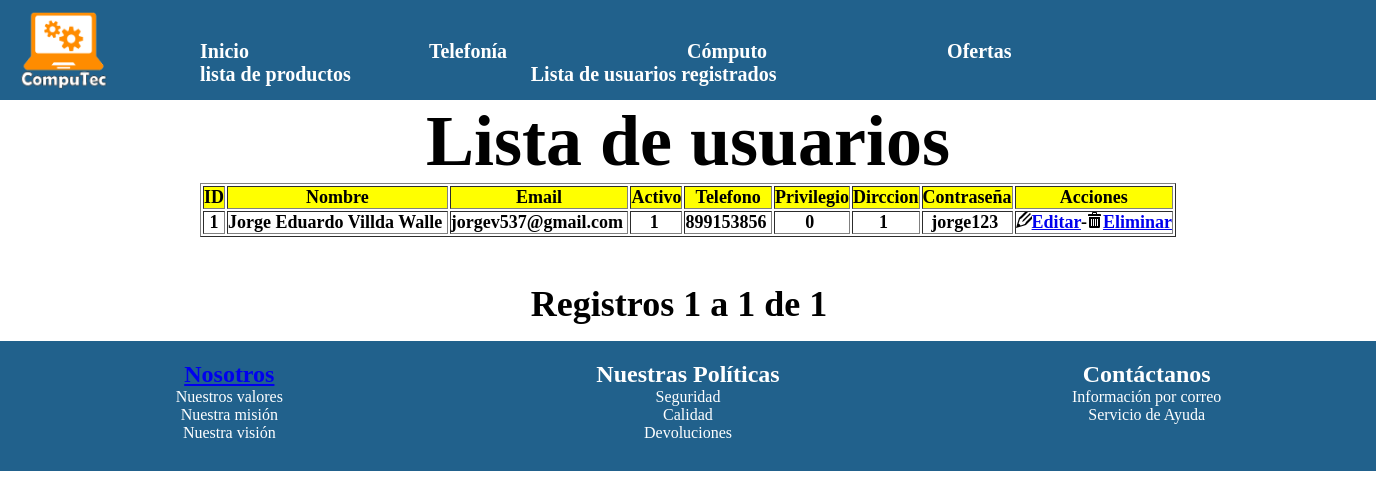
The page /admin/usuarios_lista.php on the database its author committed.
### tables this page shows
CREATE TABLE IF NOT EXISTS `tblusuario` (
  `idUsuario` int(11) NOT NULL AUTO_INCREMENT,
  `strNombre` varchar(50) NOT NULL,
  `strEmail` varchar(60) NOT NULL,
  `intActivo` int(11) NOT NULL,
  `intTelefono` int(11) NOT NULL,
  `intPrivilegio` int(11) NOT NULL,
  `strDirccion` varchar(70) NOT NULL,
  `strContrasena` varchar(70) NOT NULL,
  PRIMARY KEY (`idUsuario`)
);

### admin/usuarios_lista.php (the view, shortened to what this page needs)
<?php require_once('../conexion/conexionbd.php'); ?>
<?php
$maxRows_datosusuario = 10;
$pageNum_datosusuario = 0;
$startRow_datosusuario = $pageNum_datosusuario * $maxRows_datosusuario;
mysqli_select_db($conexionbd,$database_conexionbd);
$query_datosusuario = "SELECT * FROM tblusuario";
$query_limit_datosusuario = sprintf("%s LIMIT %d, %d", $query_datosusuario, $startRow_datosusuario, $maxRows_datosusuario);
$datosusuario = mysqli_query($conexionbd,$query_limit_datosusuario) or die(mysqli_error());
$row_datosusuario = mysqli_fetch_assoc($datosusuario);
if (isset($_GET['totalRows_datosusuario'])) {
  $totalRows_datosusuario = $_GET['totalRows_datosusuario'];
} else {
  $all_datosusuario = mysqli_query($conexionbd,$query_datosusuario);
  $totalRows_datosusuario = mysqli_num_rows($all_datosusuario);
}
?>
<!doctype html>
<html>
<head>
<link rel="stylesheet" type="text/css" href="../estilos/estilos.css" />
  <link rel="stylesheet" type="text/css" href="../estilos/slider_style.css">
</head>
<body id="cuerpo">
	<div id="principal">
		<div id="cabecera">
			<div id="logo"><img src="../imagenes/compuTec.png" width="90" height="80" alt="logoCompuTec" /></div>
				<div id="menuHorizontal">
					<ul class="menuH">
						<li class="menuH"><a href="index_admi.php">Inicio</a></li>
						<li class="menuH"><a href="#">Telefonía</a></li>
						<li class="menuH"><a href="#">Cómputo</a></li>
						<li class="menuH"><a href="#">Ofertas</a></li>
						<li class="menuH"><a href="listaproducto.php">lista de productos</a></li>
						<li class="menuH"><a href="usuarios_lista.php">Lista de usuarios registrados</a></li>
					</ul>
				</div>
		</div>
  		<div id="contenido">
			<div align="center">
      <h1>Lista de usuarios</h1>
      <p>
      <table border="1" align="center">
        <tr >
          <td bgcolor="#FFFF00">ID</td>
          <td bgcolor="#FFFF00">Nombre</td>
          <td bgcolor="#FFFF00">Email</td>
          <td bgcolor="#FFFF00">Activo</td>
          <td bgcolor="#FFFF00">Telefono</td>
          <td bgcolor="#FFFF00">Privilegio</td>
          <td bgcolor="#FFFF00">Dirccion</td>
          <td bgcolor="#FFFF00">Contraseña</td>
          <td bgcolor="#FFFF00">Acciones</td>
        </tr>
        <?php do { ?>
          <tr class="brillo">
            <td><?php echo $row_datosusuario['idUsuario']; ?><a href="datosusuario.php?recordID=<?php echo $row_datosusuario['idUsuario']; ?>"></a></td>
            <td><?php echo $row_datosusuario['strNombre']; ?>&nbsp; </td>
            <td><?php echo $row_datosusuario['strEmail']; ?>&nbsp; </td>
            <td><?php echo $row_datosusuario['intActivo']; ?>&nbsp; </td>
            <td><?php echo $row_datosusuario['intTelefono']; ?>&nbsp; </td>
            <td><?php echo $row_datosusuario['intPrivilegio']; ?>&nbsp; </td>
            <td><?php echo $row_datosusuario['strDirccion']; ?>&nbsp; </td>
            <td><?php echo $row_datosusuario['strContrasena']; ?>&nbsp; </td>
             <td><img src="../imagenes/pencil2.png" width="16" height="16" /><a href="usuarios_edit.php?recordID=<?php echo $row_datosusuario['idUsuario']; ?>">Editar</a>-<img src="../imagenes/bin.png" width="16" height="16" /><a href="usuarios_delete.php?recordID=<?php echo $row_datosusuario['idUsuario']; ?>">Eliminar</a></td>
          </tr>
          <?php } while ($row_datosusuario = mysqli_fetch_assoc($datosusuario)); ?>
      </table>
      <br />
      <table border="0">
      </table>
Registros <?php echo ($startRow_datosusuario + 1) ?> a <?php echo min($startRow_datosusuario + $maxRows_datosusuario, $totalRows_datosusuario) ?> de <?php echo $totalRows_datosusuario ?> &nbsp; <br />
    </div>
		</div><br>
		<div id="pie" >
			<div align="center" class="pieorden">
				<div class="pie1">
				<a href="nosotrosA.php"><h2>Nosotros</h2></a>
					<p>Nuestros valores</p>
					<p>Nuestra misión</p>
					<p>Nuestra visión</p>
				</div>
				<div class="pie1"><h2>Nuestras Políticas</h2>
					<p>Seguridad </p>
					<p>Calidad </p>
					<p>Devoluciones</p>
				</div>
				<div class="pie1"><h2>Contáctanos</h2>
					<p>Información por correo</p>
					<p>Servicio de Ayuda</p>
				</div>
			</div>
		</div>
	</div>
</body>
</html>

### estilos/estilos.css (style rules this page uses)
* { margin: 0px; padding: 0px; }
#cuerpo { background-color: white; }
#principal { background-color: white; width: auto; height: auto; clip: rect(auto,auto,auto,auto); margin-right: auto; margin-left: auto; padding-right: auto; padding-left: auto; font-size: 14px; }
#principal #pie { height: 130px; width: auto; background-color: #21618C; }
#principal #cabecera { background-color: #21618C; height: 100px; width: auto; }
#principal #cabecera #logo { padding-left: 20px; padding-top: 10px; float: left; }
.menuH li a { font-size: 20px; font-weight: bold; color: #FFF; text-decoration: none; }
ul.menuH { margin: 0; padding-top: 40px; }
ul.menuH li { display: block; float: left; padding: 0 90px; }
#principal #contenido { background-color: white; height: auto; width: 1366px; clip: rect(auto,auto,auto,auto); margin-right: auto; margin-left: auto; padding-right: auto; padding-left: auto; text-align: center; }
#principal #contenido div { font-size: 36px; color: #000; font-weight: bold; }
#principal #contenido { font-size: 16px; text-align: left; }
#principal #contenido table { font-size: 18px; text-align: center; color: #000; }
#principal #contenido p { font-weight: bold; font-size: 16px; text-align: center; }
.pie1 { font-size: 16px; color: #FFF; width: 390px; float: center; margin: 10px; padding: 10px; }
.pieorden { display: flex; justify-content: space-around; }

### rows shown on the page
tblusuario: idUsuario "1", strNombre "Jorge Eduardo Villda Walle", strEmail "jorgev537@gmail.com", intActivo "1", intTelefono "899153856", intPrivilegio "0", strDirccion "1", strContrasena "jorge123"

### other values the page prints
$startRow_datosusuario + 1 "1"
$totalRows_datosusuario "1"
